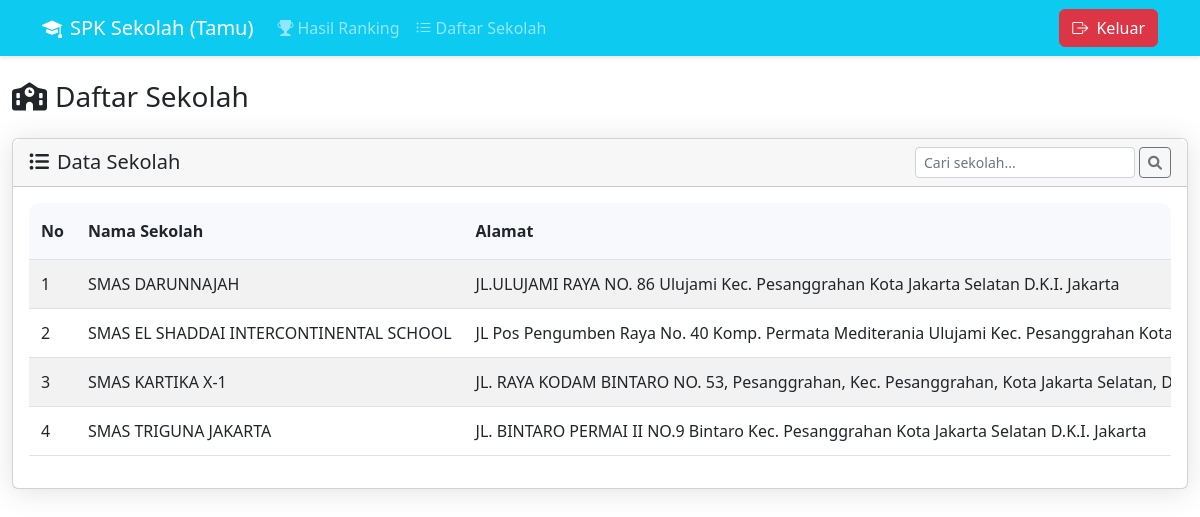
Screenshot of /guest/daftar_sekolah_guest.php with the database file from the repository.
### tables this page shows
CREATE TABLE `sekolah` (
  `id_sekolah` int(11) NOT NULL,
  `nama_sekolah` varchar(255) NOT NULL,
  `alamat` text NOT NULL,
  `akreditasi` char(1) NOT NULL,
  `total_guru` int(11) NOT NULL,
  `total_murid_aktif` int(11) DEFAULT NULL,
  `biaya_spp` decimal(10,2) NOT NULL,
  `fasilitas` int(11) DEFAULT NULL,
  `jarak_jalan_raya` decimal(10,3) NOT NULL,
  `program_unggulan` decimal(5,2) NOT NULL,
  `id_users` int(11) NOT NULL
);

### guest/daftar_sekolah_guest.php (the view, shortened to what this page needs)
<?php
require_once '../config.php';
$search_query = "";
if (isset($_GET['search']) && !empty($_GET['search'])) {
    $search_query = mysqli_real_escape_string($koneksi, $_GET['search']);
    $sekolah_sql = "SELECT * FROM sekolah WHERE nama_sekolah LIKE '%$search_query%' OR alamat LIKE '%$search_query%' ORDER BY nama_sekolah ASC";
} else {
    $sekolah_sql = "SELECT * FROM sekolah ORDER BY nama_sekolah ASC";
}
$sekolah = mysqli_query($koneksi, $sekolah_sql);
?>
<!DOCTYPE html>
<html lang="id">
<head>
    <link href="https://cdn.jsdelivr.net/npm/bootstrap@5.3.0-alpha1/dist/css/bootstrap.min.css" rel="stylesheet">
    <link rel="stylesheet" href="https://cdnjs.cloudflare.com/ajax/libs/font-awesome/6.0.0/css/all.min.css">
</head>
<body>
    <?php require_once 'guest_navbar.php';  ?>
    <div class="container-fluid py-4">
        <h1 class="h3 mb-4 text-gray-800"><i class="fas fa-school me-2"></i>Daftar Sekolah</h1>
        <div class="card">
            <div class="card-header">
                <h2 class="h5 mb-0"><i class="fas fa-list-ul me-2"></i>Data Sekolah</h2>
                <div class="d-flex flex-wrap align-items-center">
                    <form class="d-flex" role="search" method="GET">
                        <input class="form-control form-control-sm me-1" type="search" placeholder="Cari sekolah..." aria-label="Search" name="search" value="<?php echo htmlspecialchars($search_query); ?>">
                        <button class="btn btn-outline-secondary btn-sm" type="submit">
                            <i class="fas fa-search"></i>
                        </button>
                    </form>
                </div>
            </div>
            <div class="card-body">
                <div class="table-responsive">
                    <table class="table table-striped table-hover">
                        <thead>
                            <tr>
                                <th>No</th>
                                <th>Nama Sekolah</th>
                                <th>Alamat</th>
                            </tr>
                        </thead>
                        <tbody>
                            <?php
                            if (mysqli_num_rows($sekolah) > 0) {
                                $no = 1;
                                while ($row = mysqli_fetch_assoc($sekolah)) {
                            ?>
                                <tr>
                                    <td><?php echo $no++; ?></td>
                                    <td><?php echo htmlspecialchars($row['nama_sekolah']); ?></td>
                                    <td><?php echo htmlspecialchars($row['alamat']); ?></td>
                                </tr>
                            <?php
                                }
                            } else {
                                echo "<tr><td colspan='10' class='text-center'>Tidak ada data sekolah</td></tr>";
                            }
                            ?>
                        </tbody>
                    </table>
                </div>
            </div>
        </div>
    </div>
</body>
</html>

### guest/daftar_sekolah_guest.php (style rules this page uses)
:root { --primary-color: #4e73df; --secondary-color: #f8f9fc; --text-primary: #5a5c69; --text-secondary: #858796; --border-color: #e3e6f0; }
body { background-color: var(--secondary-color); color: var(--text-primary); font-family: 'Nunito', -apple-system, BlinkMacSystemFont, 'Segoe UI', Roboto, 'Helvetica Neue', Arial, sans-serif; }
.card { border: none; border-radius: 10px; box-shadow: 0 0.15rem 1.75rem 0 rgba(58, 59, 69, 0.15); margin-bottom: 20px; }
.card-header { background-color: white; border-bottom: 1px solid var(--border-color); color: var(--primary-color); font-weight: 700; padding: 1rem 1.25rem; border-top-left-radius: 10px !important; border-top-right-radius: 10px !important; display: flex; justify-content: space-between; align-items: center; }
.table-responsive { border-radius: 10px; overflow-x: auto; }
.table { margin-bottom: 0; }
.table thead th { font-weight: 600; background-color: var(--secondary-color); border-top: none; vertical-align: middle; padding: 1rem 0.75rem; white-space: nowrap; }
.table tbody td { vertical-align: middle; padding: 0.75rem; white-space: nowrap; }

### guest/guest_navbar.php (style rules this page uses)
body { display: flex; flex-direction: column; min-height: 100vh; }

### rows the page displays
sekolah: nama_sekolah "SMAS DARUNNAJAH", alamat "JL.ULUJAMI RAYA NO. 86 Ulujami Kec. Pesanggrahan Kota Jakarta Selatan D.K.I. Jakarta"
sekolah: nama_sekolah "SMAS EL SHADDAI INTERCONTINENTAL SCHOOL", alamat "JL Pos Pengumben Raya No. 40 Komp. Permata Mediterania Ulujami Kec. Pesanggrahan…"
sekolah: nama_sekolah "SMAS KARTIKA X-1", alamat "JL. RAYA KODAM BINTARO NO. 53, Pesanggrahan, Kec. Pesanggrahan, Kota Jakarta Selatan,…"
sekolah: nama_sekolah "SMAS TRIGUNA JAKARTA", alamat "JL. BINTARO PERMAI II NO.9 Bintaro Kec. Pesanggrahan Kota Jakarta Selatan D.K.I. Jakarta"
